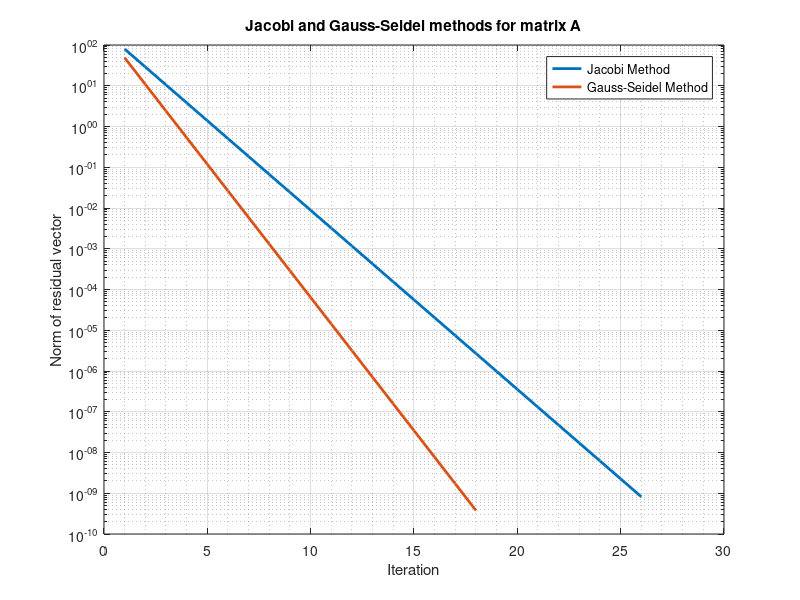
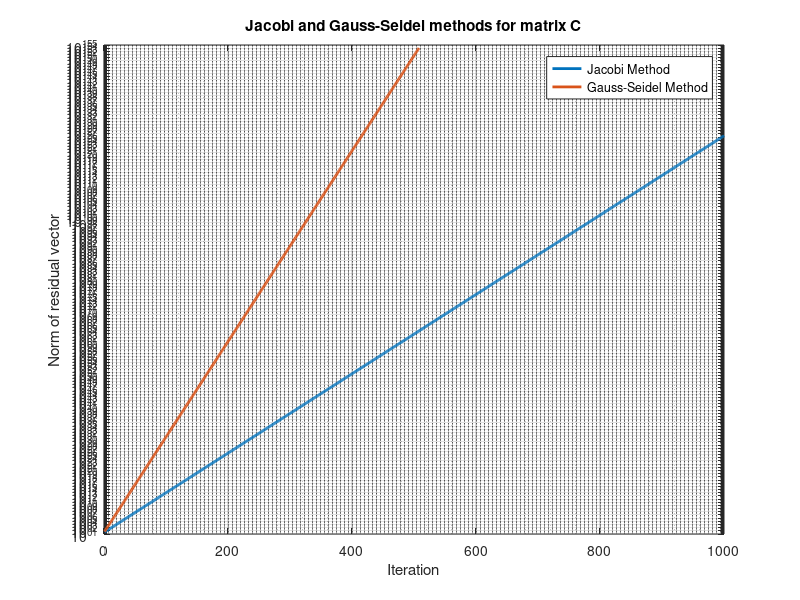
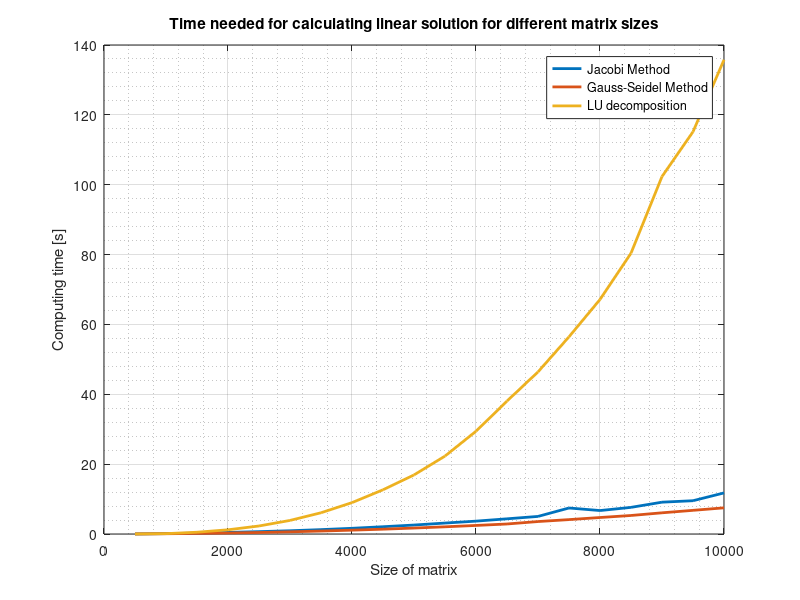
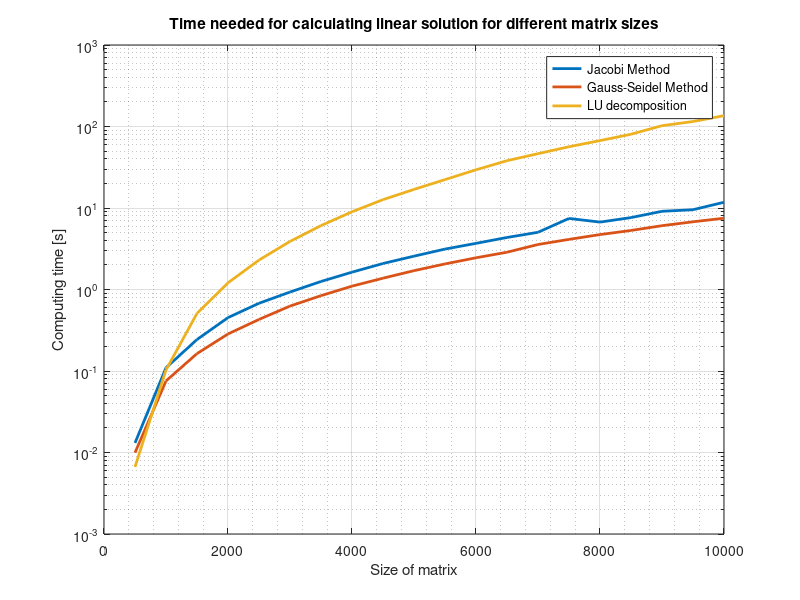

The MATLAB source for these figures, in order:
%data read

file = fopen('data.txt', 'r');

Line = fgetl(file);
Jacobi_Error_AB = str2num(Line);

Line = fgetl(file);
Gauss_Error_AB = str2num(Line);

Line = fgetl(file);
Jacobi_Error_CD = str2num(Line);

Line = fgetl(file);
Gauss_Error_CD = str2num(Line);

Line = fgetl(file);
Jacobi_Times = str2num(Line);

Line = fgetl(file);
Gauss_Times = str2num(Line);

Line = fgetl(file);
LU_Times = str2num(Line);

Line = fgetl(file);
Matrix_Sizes = str2num(Line);


%plotting

%AB
figure;
semilogy(1:length(Jacobi_Error_AB), Jacobi_Error_AB, 'LineWidth',2);
hold on;
semilogy(1:length(Gauss_Error_AB), Gauss_Error_AB, 'LineWidth',2);

xlabel('Iteration')
ylabel('Norm of residual vector')

title('Jacobi and Gauss-Seidel methods for matrix A')

legend('Jacobi Method', 'Gauss-Seidel Method', 'Location','best');
grid on;
grid minor;

hold off;


%CD
figure;
semilogy(1:length(Jacobi_Error_CD), Jacobi_Error_CD, 'LineWidth',2);
hold on;
semilogy(1:length(Gauss_Error_CD), Gauss_Error_CD, 'LineWidth',2);

xlabel('Iteration') 
ylabel('Norm of residual vector')

title('Jacobi and Gauss-Seidel methods for matrix C')

legend('Jacobi Method', 'Gauss-Seidel Method', 'Location','best');
grid on;
grid minor;

hold off;

%E
figure;
plot(Matrix_Sizes,Jacobi_Times, 'LineWidth',2);
hold on;
plot(Matrix_Sizes,Gauss_Times, 'LineWidth',2);
plot(Matrix_Sizes,LU_Times, 'LineWidth',2);

xlabel('Size of matrix')
ylabel('Computing time [s]')

title('Time needed for calculating linear solution for different matrix sizes');

legend('Jacobi Method', 'Gauss-Seidel Method', 'LU decomposition', 'Location','best');
grid on;
grid minor;

hold off;

figure;
semilogy(Matrix_Sizes,Jacobi_Times, 'LineWidth',2);
hold on;
semilogy(Matrix_Sizes,Gauss_Times, 'LineWidth',2);
semilogy(Matrix_Sizes,LU_Times, 'LineWidth',2);

xlabel('Size of matrix')
ylabel('Computing time [s]')

title('Time needed for calculating linear solution for different matrix sizes');

legend('Jacobi Method', 'Gauss-Seidel Method', 'LU decomposition', 'Location','best');
grid on;
grid minor;

hold off;


